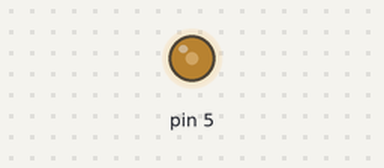
A sketch run on a simulated Arduino Uno, built with avr-gcc and run on an emulated ATmega328P. Shown: output pins drawn as LEDs (lit = HIGH).

Above: at 0.05 s.
At 15.95 s:
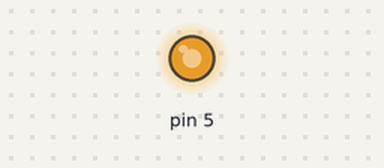
Timing chart, 0 to 20.8 s (numbered marks = the images above):
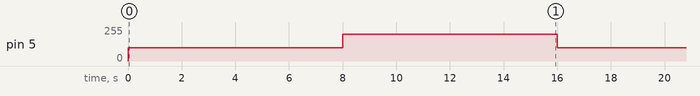

The sketch:

brushtest.ino
```cpp
#include "motors.h"
#include "config.h"

Motor motorb(MOTOR_B_A_PIN,
	MOTOR_B_B_PIN,
	MOTOR_B_ENABLE_PIN);

#define DELAY 	4000
void setup(){


}

void loop(){
	motorb.drivef(100);

	delay(DELAY);

	motorb.driveb(100);

	delay(DELAY);

	motorb.drivef(200);

	delay(DELAY);

	motorb.driveb(200);

	delay(DELAY);
}
```

Measured:
- by itself, pin 5: alternates 200/255 for 8.0 s and 100/255 for 8.0 s
